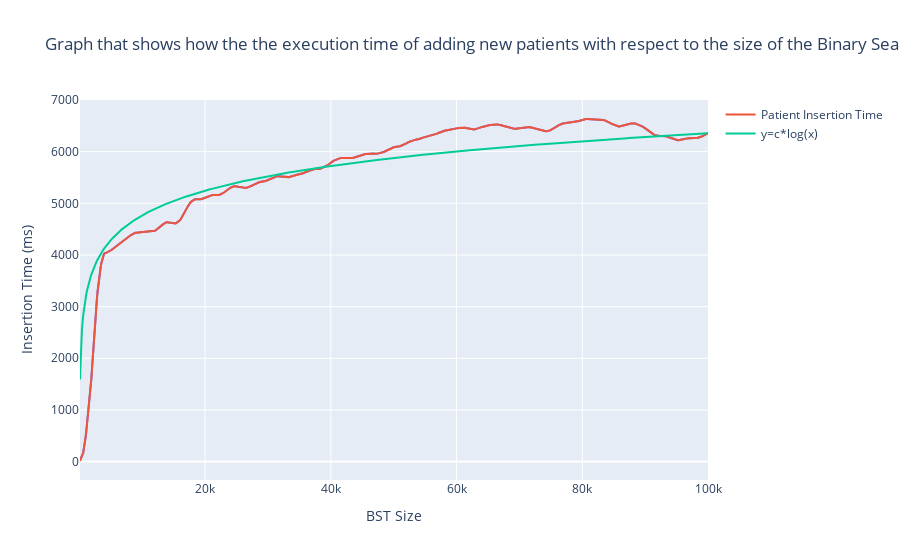

The notebook cell saved with this chart:
### Code cell
df = pd.DataFrame()
df['n'] = bst['n']
df['t'] = 690 * (0.1*bst['n']).apply(np.log)

n = 20  # the larger n is, the smoother curve will be
b = [1.0 / n] * n
a = 1

bst1 = bst

# bst1["t"] = lfilter(b, a, bst["t"])

# bst['t'] = lfilter(b, a, bst["t"])
fig = px.line(bst1, x = 'n', y = 't', title='Graph that shows how the the execution time of adding new patients with respect to the size of the Binary Search Tree')

fig.add_scatter(x=bst1['n'], y=bst1['t'], name="Patient Insertion Time" )
fig.add_scatter(x=df['n'], y=df['t'], name="y=c*log(x)" )

fig.update_yaxes(title_text="Insertion Time (ms)")
fig.update_xaxes(title_text="BST Size")
fig.show()

### Figure 1 — Plotly figure (JSON) as saved in the notebook; plotly's stock layout.template omitted (floating-point values rounded to 4 significant figures; data arrays with more than 128 entries replaced by an {"elided": "..."} marker saying what was removed)
{"data": [{"hovertemplate": "n=%{x}<br>t=%{y}<extra></extra>", "legendgroup": "", "line": {"color": "#636efa", "dash": "solid"}, "marker": {"symbol": "circle"}, "mode": "lines", "name": "", "orientation": "v", "showlegend": false, "type": "scatter", "x": {"elided": "975 int values"}, "xaxis": "x", "y": {"elided": "975 float values"}, "yaxis": "y"}, {"name": "Patient Insertion Time", "type": "scatter", "x": {"elided": "975 int values"}, "y": {"elided": "975 float values"}}, {"name": "y=c*log(x)", "type": "scatter", "x": {"elided": "975 int values"}, "y": {"elided": "975 float values"}}], "layout": {"legend": {"tracegroupgap": 0}, "title": {"text": "Graph that shows how the the execution time of adding new patients with respect to the size of the Binary Search Tree"}, "xaxis": {"anchor": "y", "domain": [0, 1], "title": {"text": "BST Size"}}, "yaxis": {"anchor": "x", "domain": [0, 1], "title": {"text": "Insertion Time (ms)"}}}}
